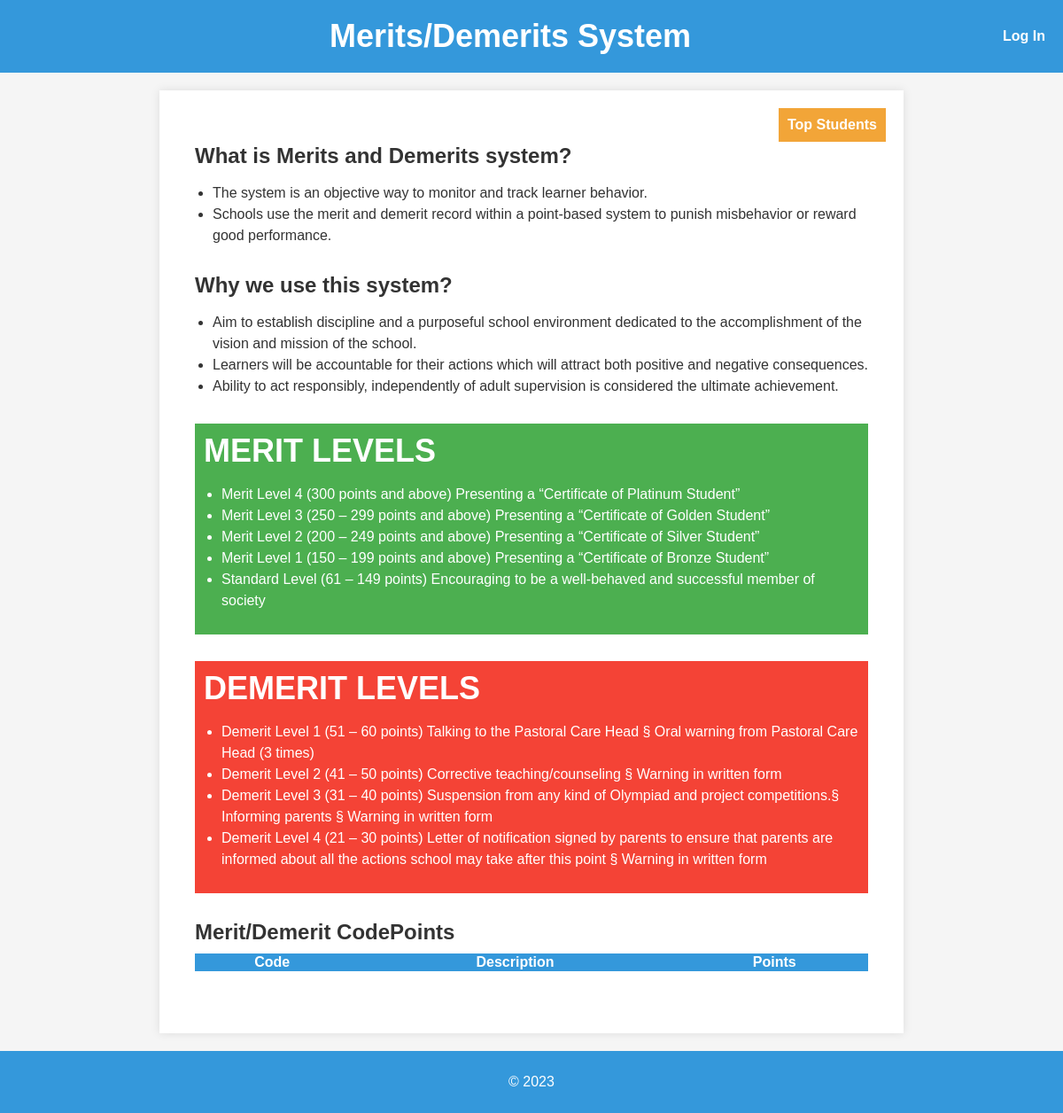
The app's page /, older data.
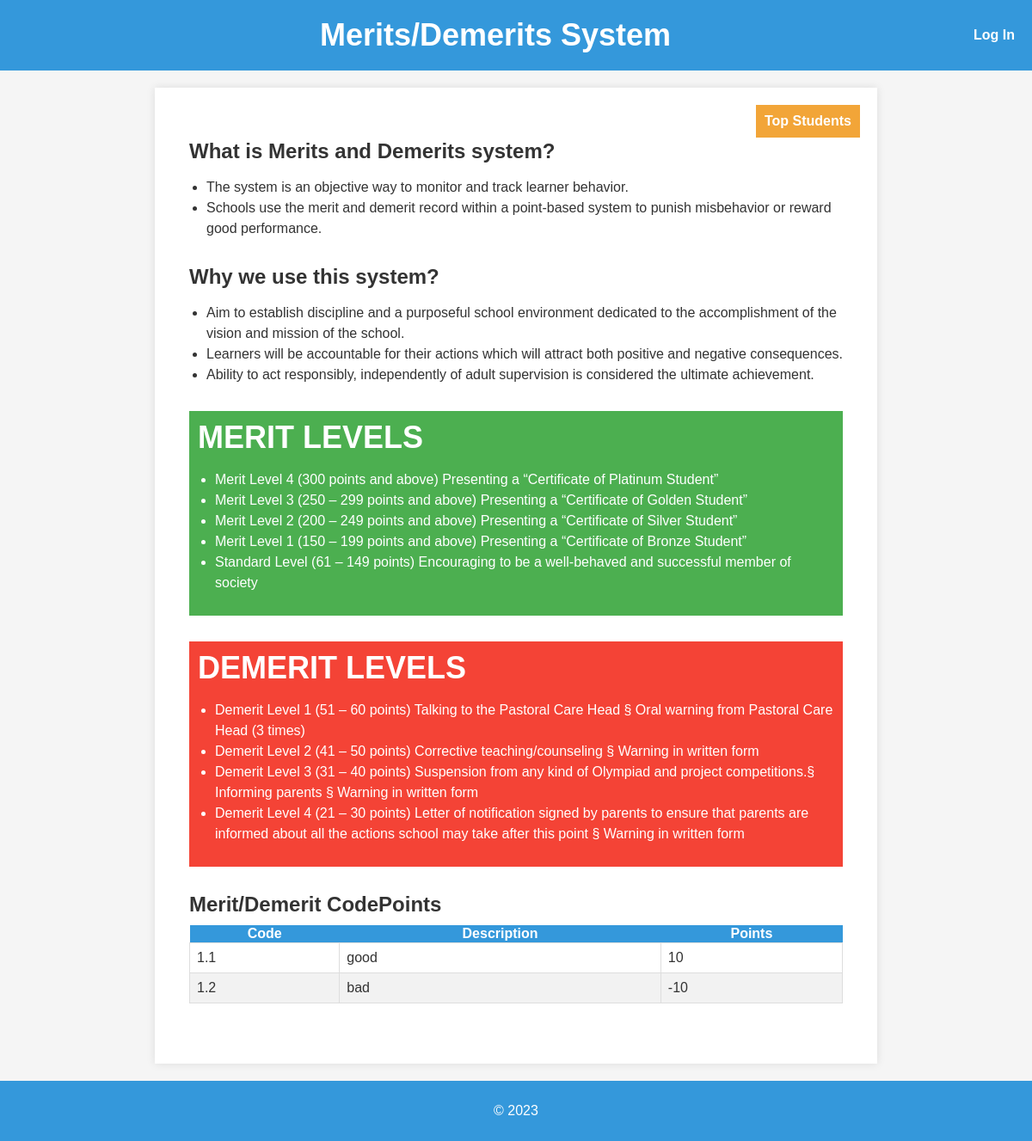
The same page, newer data.
### main/models.py (models this page shows, shortened)
class Merit(models.Model):
    code = models.CharField(max_length=256)
    description = models.TextField()
    points = models.IntegerField()

### main/views.py (the view)
# urls.py: path("", views.index, name="index"),
def index(request):
    merits = Merit.objects.all()
    return render(request, "main/index.html", {"merits": merits})

### main/templates/main/index.html (shortened to what this page needs)
{% extends "main/base.html" %}
{% block content %}
<div class="content">
    <div class="top-10">
        <a href="/top_students/">Top Students</a>
    </div>
    <div class="section">
        <h2>What is Merits and Demerits system?</h2>
        <ul>
            <li>The system is an objective way to monitor and track learner behavior.</li>
            <li>Schools use the merit and demerit record within a point-based system to punish misbehavior or reward good performance.</li>
        </ul>
    </div>
    <div class="section">
        <h2>Why we use this system?</h2>
        <ul>
            <li>Aim to establish discipline and a purposeful school environment dedicated to the accomplishment of the vision and mission of the school.</li>
            <li>Learners will be accountable for their actions which will attract both positive and negative consequences.</li>
            <li>Ability to act responsibly, independently of adult supervision is considered the ultimate achievement.</li>
        </ul>
    </div>
    <div class="section merit">
        <h1>MERIT LEVELS</h1>
        <ul>
            <li>Merit Level 4 (300 points and above) Presenting a “Certificate of Platinum Student”</li>
            <li>Merit Level 3 (250 – 299 points and above) Presenting a “Certificate of Golden Student”</li>
            <li>Merit Level 2 (200 – 249 points and above) Presenting a “Certificate of Silver Student”</li>
            <li>Merit Level 1 (150 – 199 points and above) Presenting a “Certificate of Bronze Student”</li>
            <li>Standard Level (61 – 149 points) Encouraging to be a well-behaved and successful member of society</li>
        </ul>
    </div>
    <div class="section demerit">
        <h1>DEMERIT LEVELS</h1>
        <ul>
            <li>Demerit Level 1 (51 – 60 points) Talking to the Pastoral Care Head § Oral warning from Pastoral Care Head (3 times)</li>
            <li>Demerit Level 2 (41 – 50 points) Corrective teaching/counseling § Warning in written form</li>
            <li>Demerit Level 3 (31 – 40 points) Suspension from any kind of Olympiad and project competitions.§ Informing parents § Warning in written form</li>
            <li>Demerit Level 4 (21 – 30 points) Letter of notification signed by parents to ensure that parents are informed about all the actions school may take after this point § Warning in written form</li>
        </ul>
    </div>
    <div class="section">
        <h2>Merit/Demerit CodePoints</h2>
        <table>
            <thead>
                <tr>
                    <th>Code</th>
                    <th>Description</th>
                    <th>Points</th>
                </tr>
            </thead>
            <tbody>
                {% for merit in merits %}
                    <tr>
                        <td>{{ merit.code }}</td>
                        <td>{{ merit.description }}</td>
                        <td>{{ merit.points }}</td>
                    </tr>
                {% endfor %}
            </tbody>
        </table>
    </div>
</div>
{% endblock %}

Row changes from the older to the newer data that the page shows:
added Merit: code "1.1", description "good", points "10"
added Merit: code "1.2", description "bad", points "-10"
